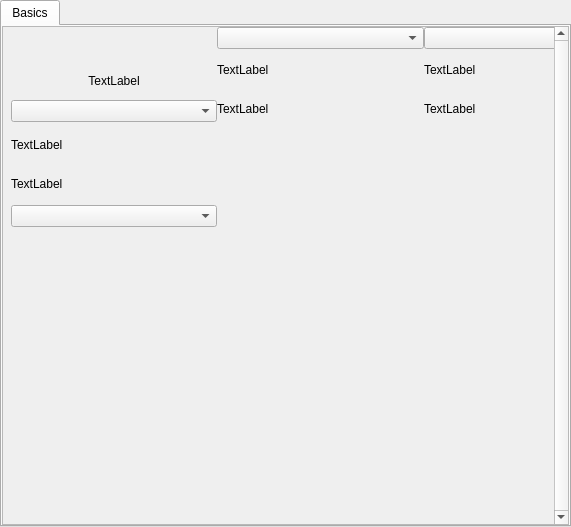
<?xml version="1.0" encoding="UTF-8"?>
<ui version="4.0">
 <class>Form</class>
 <widget class="QWidget" name="Form">
  <property name="geometry">
   <rect>
    <x>0</x>
    <y>0</y>
    <width>571</width>
    <height>527</height>
   </rect>
  </property>
  <property name="windowTitle">
   <string>Form</string>
  </property>
  <layout class="QVBoxLayout" name="verticalLayout">
   <property name="spacing">
    <number>2</number>
   </property>
   <property name="leftMargin">
    <number>0</number>
   </property>
   <property name="topMargin">
    <number>0</number>
   </property>
   <property name="rightMargin">
    <number>0</number>
   </property>
   <property name="bottomMargin">
    <number>0</number>
   </property>
   <item>
    <widget class="QTabWidget" name="tab_bar">
     <property name="sizePolicy">
      <sizepolicy hsizetype="Preferred" vsizetype="Preferred">
       <horstretch>0</horstretch>
       <verstretch>0</verstretch>
      </sizepolicy>
     </property>
     <property name="currentIndex">
      <number>0</number>
     </property>
     <property name="elideMode">
      <enum>Qt::ElideLeft</enum>
     </property>
     <property name="usesScrollButtons">
      <bool>true</bool>
     </property>
     <widget class="QWidget" name="tab_1">
      <property name="sizePolicy">
       <sizepolicy hsizetype="Expanding" vsizetype="Expanding">
        <horstretch>0</horstretch>
        <verstretch>0</verstretch>
       </sizepolicy>
      </property>
      <attribute name="title">
       <string>Basics</string>
      </attribute>
      <layout class="QVBoxLayout" name="verticalLayout_8" stretch="0">
       <property name="spacing">
        <number>0</number>
       </property>
       <property name="sizeConstraint">
        <enum>QLayout::SetMinimumSize</enum>
       </property>
       <property name="leftMargin">
        <number>0</number>
       </property>
       <property name="topMargin">
        <number>0</number>
       </property>
       <property name="rightMargin">
        <number>0</number>
       </property>
       <property name="bottomMargin">
        <number>0</number>
       </property>
       <item>
        <widget class="QScrollArea" name="tab_scroll_area">
         <property name="sizePolicy">
          <sizepolicy hsizetype="Expanding" vsizetype="MinimumExpanding">
           <horstretch>0</horstretch>
           <verstretch>0</verstretch>
          </sizepolicy>
         </property>
         <property name="verticalScrollBarPolicy">
          <enum>Qt::ScrollBarAlwaysOn</enum>
         </property>
         <property name="horizontalScrollBarPolicy">
          <enum>Qt::ScrollBarAlwaysOff</enum>
         </property>
         <property name="sizeAdjustPolicy">
          <enum>QAbstractScrollArea::AdjustToContents</enum>
         </property>
         <property name="widgetResizable">
          <bool>false</bool>
         </property>
         <property name="alignment">
          <set>Qt::AlignHCenter|Qt::AlignTop</set>
         </property>
         <widget class="QWidget" name="tab_scroll_area_widgets">
          <property name="geometry">
           <rect>
            <x>0</x>
            <y>0</y>
            <width>828</width>
            <height>415</height>
           </rect>
          </property>
          <property name="sizePolicy">
           <sizepolicy hsizetype="Expanding" vsizetype="MinimumExpanding">
            <horstretch>0</horstretch>
            <verstretch>0</verstretch>
           </sizepolicy>
          </property>
          <property name="minimumSize">
           <size>
            <width>752</width>
            <height>359</height>
           </size>
          </property>
          <property name="baseSize">
           <size>
            <width>752</width>
            <height>359</height>
           </size>
          </property>
          <property name="layoutDirection">
           <enum>Qt::LeftToRight</enum>
          </property>
          <layout class="QGridLayout" name="tab1_grid_layout" rowstretch="0,0,0" columnstretch="0,0,0,0" rowminimumheight="100,100,0" columnminimumwidth="193,193,193,193">
           <property name="sizeConstraint">
            <enum>QLayout::SetMinimumSize</enum>
           </property>
           <property name="leftMargin">
            <number>8</number>
           </property>
           <property name="topMargin">
            <number>0</number>
           </property>
           <property name="rightMargin">
            <number>8</number>
           </property>
           <property name="bottomMargin">
            <number>0</number>
           </property>
           <property name="spacing">
            <number>0</number>
           </property>
           <item row="0" column="3">
            <layout class="QVBoxLayout" name="verticalLayout_6">
             <property name="spacing">
              <number>3</number>
             </property>
             <property name="sizeConstraint">
              <enum>QLayout::SetFixedSize</enum>
             </property>
             <item>
              <widget class="QComboBox" name="comboBox_2"/>
             </item>
             <item>
              <widget class="QLabel" name="label_4">
               <property name="text">
                <string>TextLabel</string>
               </property>
              </widget>
             </item>
             <item>
              <widget class="QLabel" name="label_3">
               <property name="text">
                <string>TextLabel</string>
               </property>
              </widget>
             </item>
            </layout>
           </item>
           <item row="0" column="2">
            <layout class="QVBoxLayout" name="verticalLayout_5">
             <property name="spacing">
              <number>3</number>
             </property>
             <property name="sizeConstraint">
              <enum>QLayout::SetFixedSize</enum>
             </property>
             <item>
              <widget class="QComboBox" name="comboBox">
               <property name="sizePolicy">
                <sizepolicy hsizetype="Preferred" vsizetype="Fixed">
                 <horstretch>0</horstretch>
                 <verstretch>0</verstretch>
                </sizepolicy>
               </property>
              </widget>
             </item>
             <item>
              <widget class="QLabel" name="label_2">
               <property name="text">
                <string>TextLabel</string>
               </property>
              </widget>
             </item>
             <item>
              <widget class="QLabel" name="label">
               <property name="sizePolicy">
                <sizepolicy hsizetype="Fixed" vsizetype="Preferred">
                 <horstretch>0</horstretch>
                 <verstretch>0</verstretch>
                </sizepolicy>
               </property>
               <property name="text">
                <string>TextLabel</string>
               </property>
              </widget>
             </item>
            </layout>
           </item>
           <item row="0" column="1">
            <layout class="QVBoxLayout" name="verticalLayout_4">
             <property name="spacing">
              <number>3</number>
             </property>
             <property name="sizeConstraint">
              <enum>QLayout::SetFixedSize</enum>
             </property>
             <item>
              <widget class="QComboBox" name="comboBox_4"/>
             </item>
             <item>
              <widget class="QLabel" name="label_8">
               <property name="text">
                <string>TextLabel</string>
               </property>
              </widget>
             </item>
             <item>
              <widget class="QLabel" name="label_7">
               <property name="text">
                <string>TextLabel</string>
               </property>
              </widget>
             </item>
            </layout>
           </item>
           <item row="0" column="0">
            <layout class="QVBoxLayout" name="verticalLayout_7" stretch="0,0,0,0">
             <property name="spacing">
              <number>3</number>
             </property>
             <property name="sizeConstraint">
              <enum>QLayout::SetFixedSize</enum>
             </property>
             <item>
              <widget class="QLabel" name="app_button">
               <property name="enabled">
                <bool>true</bool>
               </property>
               <property name="sizePolicy">
                <sizepolicy hsizetype="Fixed" vsizetype="Fixed">
                 <horstretch>0</horstretch>
                 <verstretch>0</verstretch>
                </sizepolicy>
               </property>
               <property name="maximumSize">
                <size>
                 <width>9000</width>
                 <height>9000</height>
                </size>
               </property>
               <property name="text">
                <string/>
               </property>
               <property name="pixmap">
                <pixmap>../../../../../Users/goszp/assets/default_app_icon.png</pixmap>
               </property>
               <property name="scaledContents">
                <bool>true</bool>
               </property>
               <property name="alignment">
                <set>Qt::AlignHCenter|Qt::AlignTop</set>
               </property>
              </widget>
             </item>
             <item>
              <widget class="QLabel" name="app_name">
               <property name="text">
                <string>TextLabel</string>
               </property>
               <property name="alignment">
                <set>Qt::AlignCenter</set>
               </property>
              </widget>
             </item>
             <item>
              <widget class="QComboBox" name="app_version"/>
             </item>
             <item>
              <spacer name="verticalSpacer">
               <property name="orientation">
                <enum>Qt::Vertical</enum>
               </property>
               <property name="sizeType">
                <enum>QSizePolicy::Minimum</enum>
               </property>
               <property name="sizeHint" stdset="0">
                <size>
                 <width>20</width>
                 <height>5</height>
                </size>
               </property>
              </spacer>
             </item>
            </layout>
           </item>
           <item row="1" column="0">
            <layout class="QVBoxLayout" name="verticalLayout_3">
             <property name="spacing">
              <number>3</number>
             </property>
             <property name="sizeConstraint">
              <enum>QLayout::SetMinimumSize</enum>
             </property>
             <item>
              <widget class="QLabel" name="label_5">
               <property name="text">
                <string>TextLabel</string>
               </property>
              </widget>
             </item>
             <item>
              <widget class="QLabel" name="label_6">
               <property name="text">
                <string>TextLabel</string>
               </property>
              </widget>
             </item>
             <item>
              <widget class="QComboBox" name="comboBox_3"/>
             </item>
            </layout>
           </item>
           <item row="2" column="1">
            <spacer name="verticalSpacer_3">
             <property name="orientation">
              <enum>Qt::Vertical</enum>
             </property>
             <property name="sizeHint" stdset="0">
              <size>
               <width>20</width>
               <height>40</height>
              </size>
             </property>
            </spacer>
           </item>
          </layout>
         </widget>
        </widget>
       </item>
      </layout>
     </widget>
    </widget>
   </item>
  </layout>
 </widget>
 <resources/>
 <connections/>
</ui>
